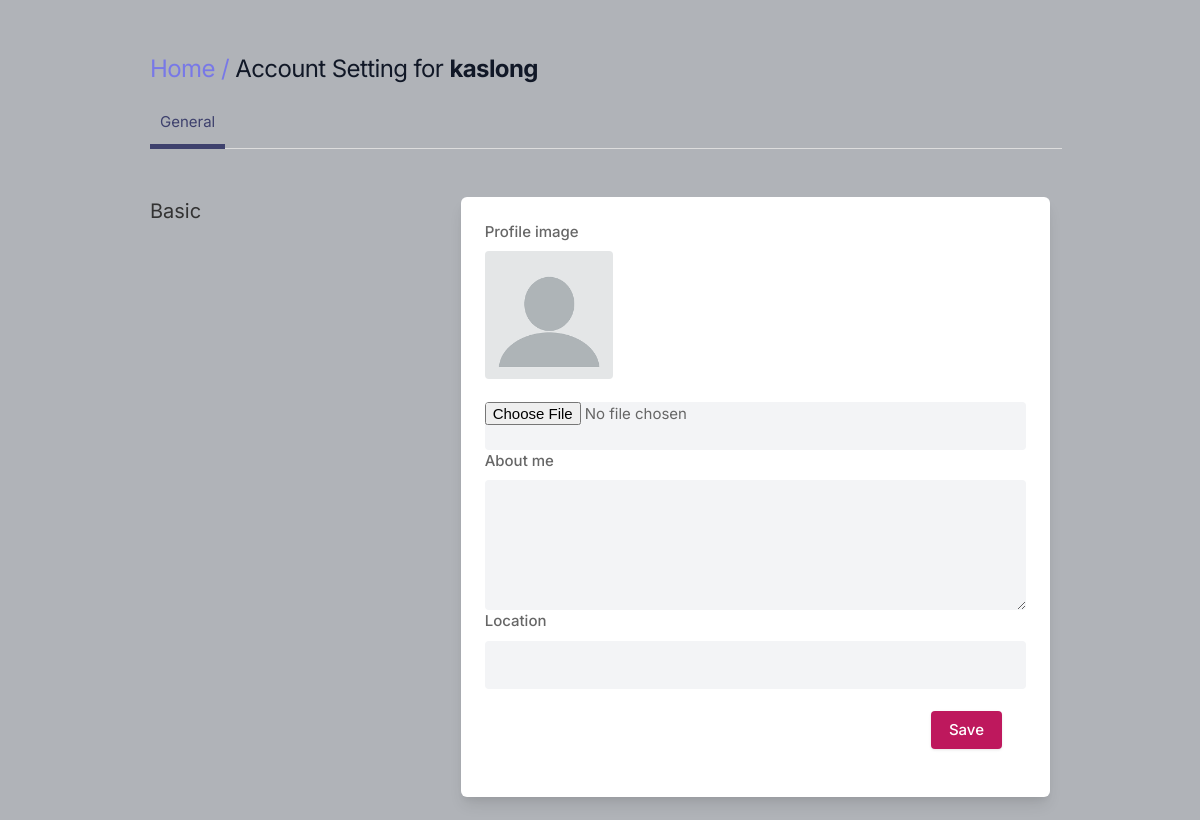
The app's page /settings/ (signed in), older data.
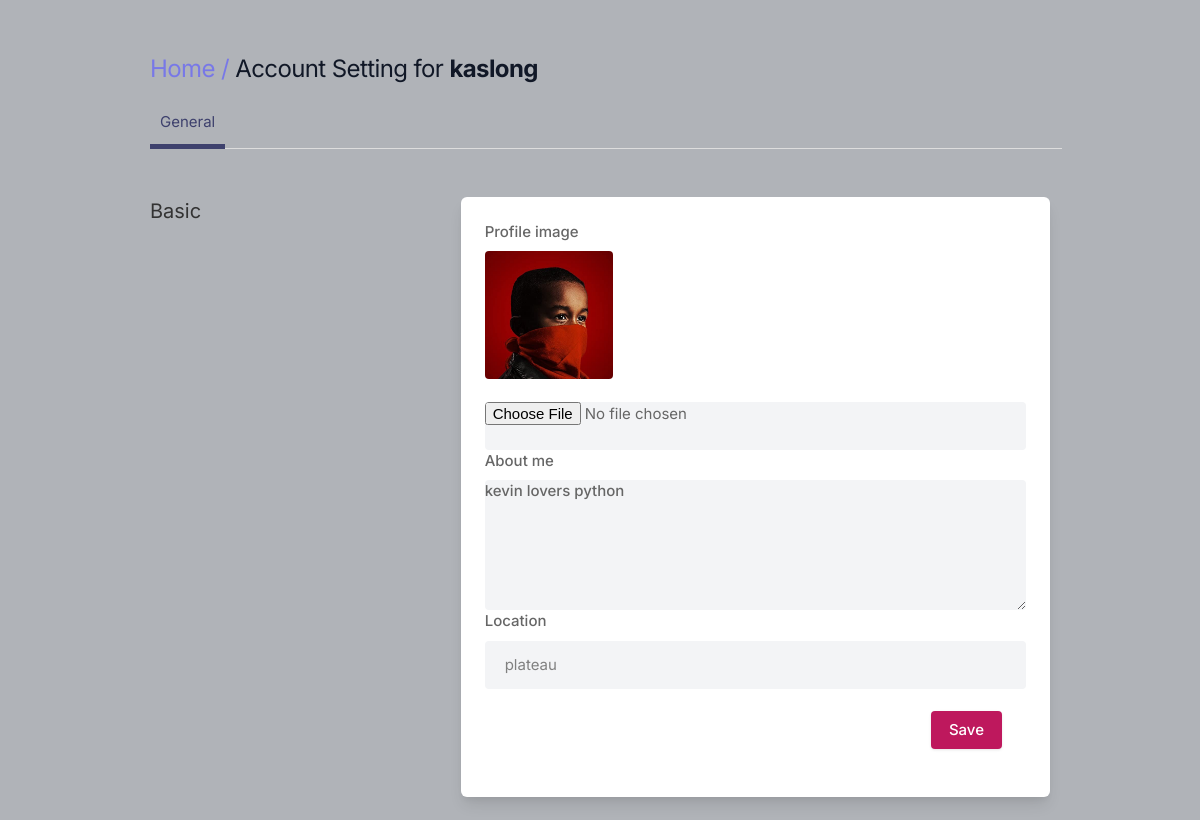
The same page, newer data.
### core/models.py (models this page shows, shortened)
class Profile(models.Model):
    user = models.ForeignKey(User, on_delete=models.CASCADE)
    id_user = models.IntegerField()
    bio = models.TextField(blank=True)
    profileimg = models.ImageField(
        upload_to='profile_images', default='blank-image.png')
    location = models.CharField(max_length=100, blank=True)

### core/views.py (the view, shortened to what this page needs)
# urls.py: path('settings/', views.settings, name='settings'),
@login_required(login_url='signin')
def settings(request):
    user_profile = Profile.objects.get(user=request.user)
    context = {
        'user_profile': user_profile
    }
    return render(request, 'setting.html', context)

### templates/setting.html (shortened to what this page needs)
{% load static %}
<!DOCTYPE html>
<html lang="en">
<head>
    <link rel="stylesheet" href="{% static 'assets/css/icons.css' %}">
    <link rel="stylesheet" href="{% static 'assets/css/uikit.css' %}">
    <link rel="stylesheet" href="{% static 'assets/css/style.css' %}">
    <link rel="stylesheet" href="{% static 'assets/css/tailwind.css' %}">
</head>
<body>
    <div class="container m-auto">
        <h1 class="text-2xl leading-none text-gray-900 tracking-tight mt-3"><a href="{% url 'index' %}"
                style="color:rgba(110, 110, 240, 0.849)">Home /</a>
            Account
            Setting for <b>{{request.user.username}}</b></h1>
        <ul class="mt-5 -mr-3 flex-nowrap lg:overflow-hidden overflow-x-scroll uk-tab">
            <li class="uk-active"><a href="#">General</a></li>
        </ul>
        <div class="grid lg:grid-cols-3 mt-12 gap-8">
            <div>
                <h3 class="text-xl mb-2"> Basic</h3>
            </div>
            <div class="bg-white rounded-md lg:shadow-lg shadow col-span-2">
                <div class="grid  gap-3 lg:p-6 p-4">
                    <form method="POST" action="" enctype="multipart/form-data">
                        <div class="col-span-2">
                            <label for="image">Profile image</label>
                            <img src="{{user_profile.profileimg.url}}" alt="profile image" class="rounded w-32 h-32">
                            <br>
                            <input type="file" id="image" name="image" class="shadow-none bg-gray-100">
                        </div>
                        <div class="col-span-2">
                            <label for="about">About me</label>
                            <textarea id="about" value="{{user_profile.bio}}" name="bio" rows="3"
                                class="shadow-none bg-gray-100">{{user_profile.bio}}</textarea>
                        </div>
                        <div class="col-span-2">
                            <label for=""> Location</label>
                            <input type="text" name="location" value="{{user_profile.location}}" placeholder="" class=" shadow-none
                                bg-gray-100">
                        </div>
                        <br>
                        <div class="bg-gray-10 p-6 pt-0 flex justify-end space-x-3">
                            <button type="submit" class="button bg-blue-700"> Save </button>
                        </div>
                    </form>
                </div>
            </div>
        </div>
    </div>
    <br>
</body>
</html>

### static/assets/css/style.css (style rules this page uses)
body { background-color: #B0B3B8!important; }
button { vertical-align: middle; }
span.button, button.button { background-color: #be185d; top: 0; color: #fff; position: relative; padding: 8px 18px; line-height: 22px; position: relative; font-weight: 500; font-size: 15px; display: inline-block; -webkit-transition: all 0.2s ease-in-out; transition: all 0.2s ease-in-out; cursor: pointer; overflow: hidden; border: none; border-radius: 4px; -webkit-box-shadow: 0 1px 3px rgba(0, 0, 0, 0.1); box-shadow: 0 1px 3px rgba(0, 0, 0, 0.1); }
input { height: 48px; line-height: 48px; padding: 0 20px; outline: none; font-size: 15px; color: #808080; max-width: 100%; width: 100%; -webkit-box-sizing: border-box; box-sizing: border-box; display: block; font-weight: 400; opacity: 1; border-radius: 4px; border: none; -webkit-box-shadow: 0 1px 4px 0px rgba(0, 0, 0, 0.12); box-shadow: 0 1px 4px 0px rgba(0, 0, 0, 0.12); }
input[type="text"], input[type="password"], input[type="email"], input[type="number"] { height: 48px; line-height: 48px; padding: 0 20px; outline: none; font-size: 15px; color: #808080; max-width: 100%; width: 100%; -webkit-box-sizing: border-box; box-sizing: border-box; display: block; font-weight: 400; opacity: 1; border-radius: 4px; border: none; -webkit-box-shadow: 0 1px 4px 0px rgba(0, 0, 0, 0.12); box-shadow: 0 1px 4px 0px rgba(0, 0, 0, 0.12); }
textarea { height: 48px; line-height: 48px; padding: 0 20px; outline: none; font-size: 15px; color: #808080; margin: 0 0 16px 0; max-width: 100%; width: 100%; -webkit-box-sizing: border-box; box-sizing: border-box; display: block; background-color: #fff; font-weight: 500; opacity: 1; border-radius: 4px; border: none; -webkit-box-shadow: 0 1px 4px 0px rgba(0, 0, 0, 0.12); box-shadow: 0 1px 4px 0px rgba(0, 0, 0, 0.12); }
input { -webkit-transition: all 0.1s ease-in-out; transition: all 0.1s ease-in-out; }
::placeholder { color: #808080; opacity: 1; }
textarea { height: auto; line-height: 27px; padding: 20px; min-height: 130px; -webkit-transition: none !important; transition: none !important; min-width: 100%; }
label, legend { display: block; font-weight: bold; font-size: 15px; font-weight: 500; margin-bottom: 8px; }
button { border: none; margin: 0; padding: 0; width: auto; overflow: visible; background: transparent; color: inherit; font: inherit; line-height: normal; cursor: pointer; }
a { color: #be185d; -webkit-transition: 0.3s; transition: 0.3s; outline: none !important; }
button { outline: none !important; }
img { max-width: 100%; }
body { color: #666; font-size: 15px; line-height: 27px; background-color: #f0f2f5; font-family: "Inter", sans-serif; text-transform: none; }
h1, h2, h3, h4, h5, h6 { font-family: "Inter", sans-serif; text-transform: none; }
input[type="text"], input[type="password"], input[type="email"] { font-family: "Inter", sans-serif; text-transform: none; }
textarea, select { font-family: "Inter", sans-serif; text-transform: none; }
button, body .pac-container { font-family: "Inter", sans-serif; text-transform: none; }
h1, h2, h3, h4, h5, h6 { color: #333; font-weight: 500; margin: 0; padding: 0; }
h1 { font-size: 32px; }
h3 { font-size: 22px; }
b, strong { font-weight: 700 !important; }
@media (min-width: 1024px) { .container { max-width: 900px !important; padding-top: 45px; } }
.shadow-none { -webkit-box-shadow: none !important; box-shadow: none !important; }

Row changes from the older to the newer data that the page shows:
changed Profile: profileimg: picture added in place of a placeholder; bio (not shown) → "kevin lovers python"; location (not shown) → "plateau"
